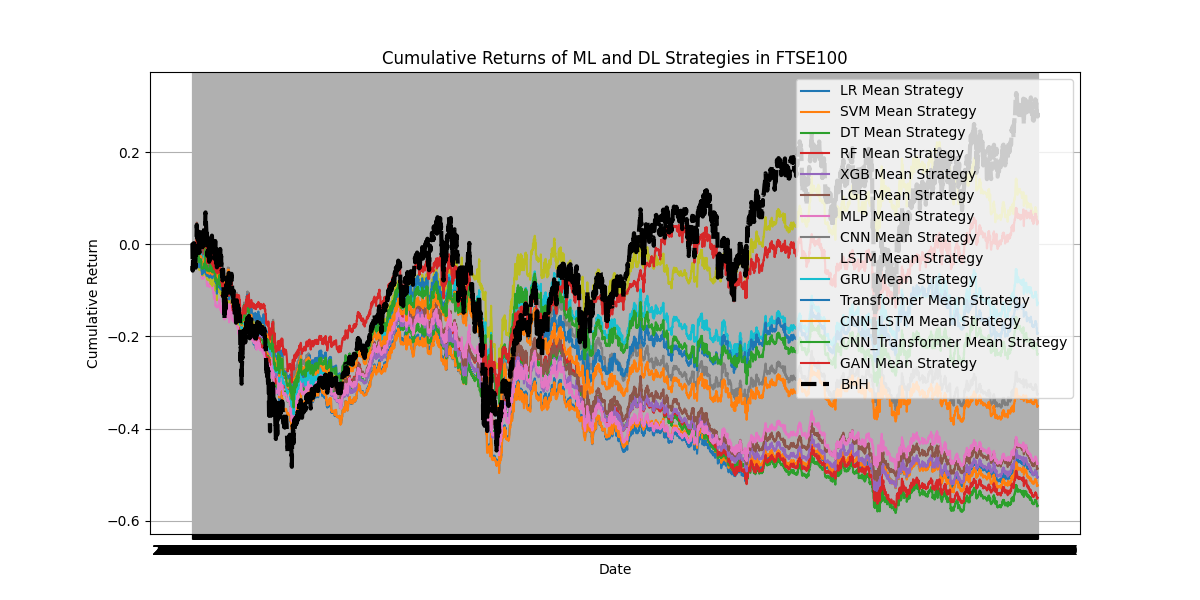
#> input picture Datasets/Data for modelling/Developed/FTSE/FTSE100.png, 1200 x 600 px, found by its file name; its folder holds only this picture in this run
$ jupyter execute --allow-errors Result.ipynb   (shell and % lines are left out)
#> lines starting #> are read from the running program, lines starting #| are printed output that depends on the picture; after the words box and inside, x2 and y2 are one past the last pixel; in counts of white or black regions, pixels touching at a corner belong together; pictures that were not available may be replaced by others from this repository, and a replacement may not be noted
[cell 1]
import zipfile

# Define the path to the zip file
zip_path = "/content/Data for modelling.zip"
extract_path = "/content/Data_for_modelling"  # Folder to extract files

# Unzip the file
#> (the rest of this cell did not finish here and is left out)

[cell 2]
import pandas as pd
import numpy as np
ticker = 'FTSE100'
#> (the rest of this cell did not finish here and is left out)

[cell 3]
import matplotlib.pyplot as plt
import matplotlib.dates as mdates
import pandas as pd

# Ensure index is datetime
#> (the rest of this cell did not finish here and is left out)

[cell 4]
import cv2
import numpy as np
from google.colab.patches import cv2_imshow  # Import for Colab

# Load the two images
first_image = cv2.imread(f'/content/Data_for_modelling/Data for modelling/Developed/FTSE/{ticker}.png')   # Update path
#> first_image is the input picture: shape (600, 1200, 3); mean B, G, R 198.5, 200.5, 203.4
second_image = cv2.imread(f'/content/Data_for_modelling/Data for modelling/Developed/FTSE/{ticker}_1.png') # Update path

# Convert images to grayscale to detect the date axis
gray_second = cv2.cvtColor(second_image, cv2.COLOR_BGR2GRAY)
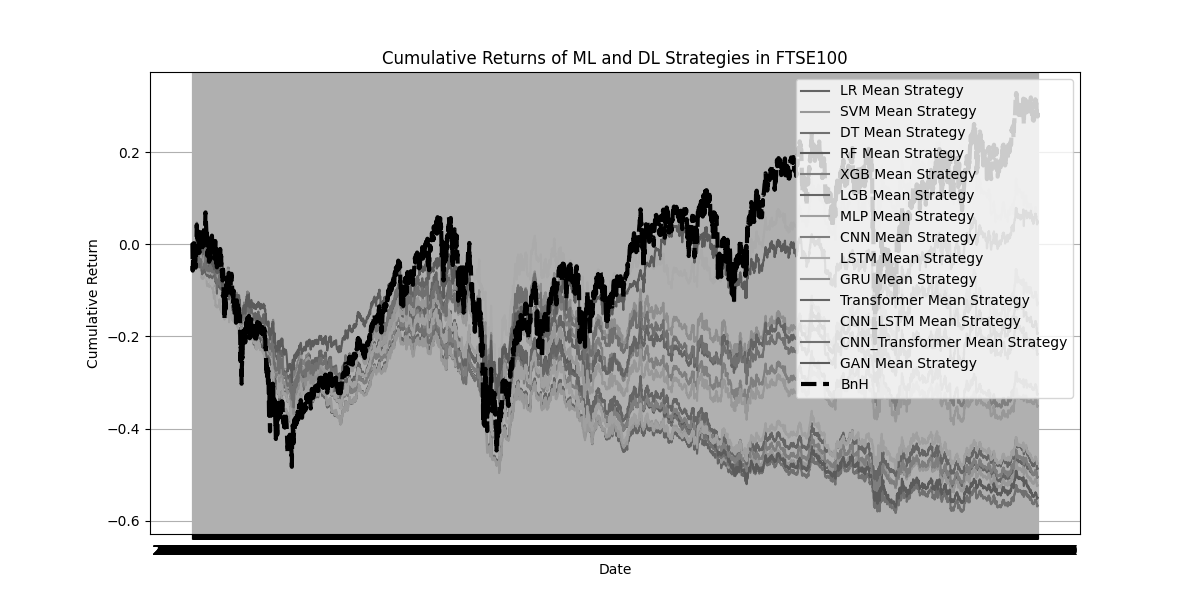
#> gray_second: shape (600, 1200); min 0, max 255, mean 201.2

# Crop the date axis from the second image (adjust if needed)
y_start = int(second_image.shape[0] * 0.9)  # Lower 10% contains the date axis
#> y_start = 540
date_axis = second_image[y_start:, :]
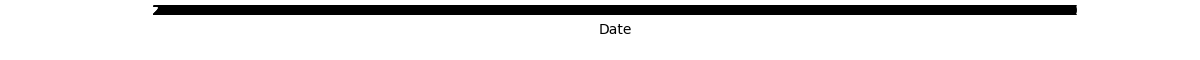
#> date_axis: shape (60, 1200, 3); min 0, max 255, mean 222

# Remove the incorrect date axis from the first image (set that region to white)
first_image[y_start:, :] = 255  # White background
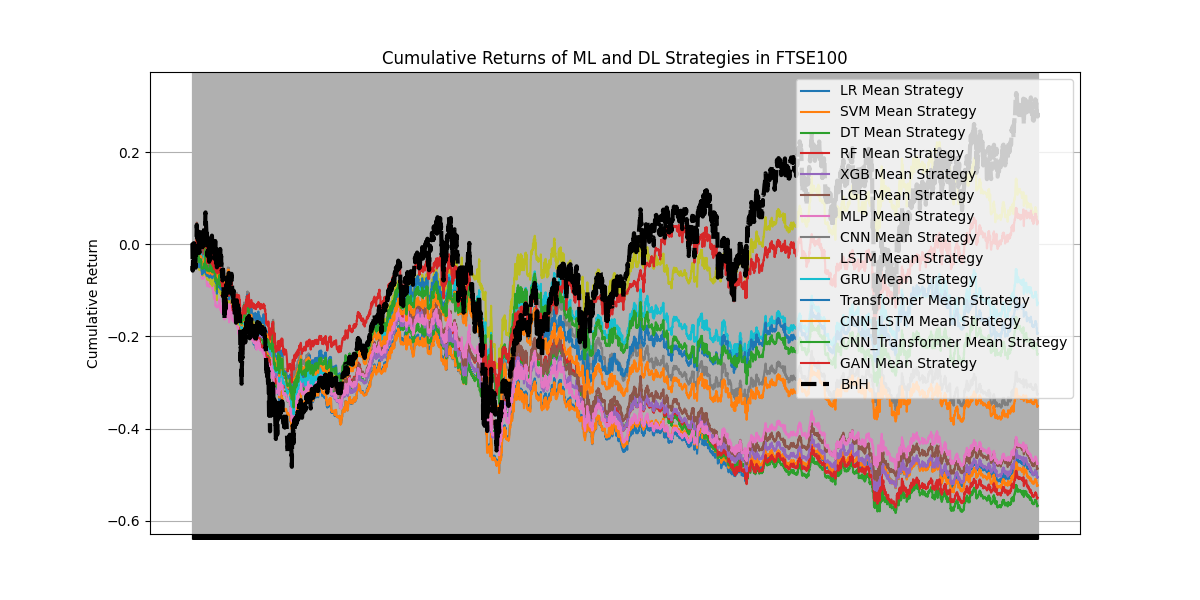
#> first_image: shape (600, 1200, 3); 1.31% of pixels changed, all inside (x1, y1, x2, y2) = (153, 545, 1077, 574)

# Overlay the new date axis onto the first image
first_image[y_start:, :] = date_axis

# Save and display the fixed image
cv2.imwrite(f'/content/Data_for_modelling/Data for modelling/Frontier/VNI/{ticker}_final.png', first_image)
cv2_imshow(first_image)  # Use this instead of cv2.imshow()

# **Compare return**

[cell 5]
import pandas as pd
import scipy.stats as stats
import scikit_posthocs as sp

# Reshape data: Convert from wide format to long format
#> (the rest of this cell did not finish here and is left out)

[cell 6]
import pandas as pd
import numpy as np
from scipy.stats import skew, kurtosis

# Calculate daily return statistics for each model
#> (the rest of this cell did not finish here and is left out)

[cell 7]
metrics = ['Total Return [%]', 'Sharpe Ratio', 'Sortino Ratio', 'Max Drawdown [%]']
#> (the rest of this cell did not finish here and is left out)

[cell 8]
import vectorbt as vbt
#> (the rest of this cell did not finish here and is left out)

#> (a cell that did not finish here is left out)

#> (a cell that did not finish here is left out)

# **Accuracy**

[cell 11]
import pandas as pd
import scipy.stats as stats
import scikit_posthocs as sp
import numpy as np
import os

# Define parameters
models = ['LR', 'SVM', 'DT', 'RF', 'XGB', 'LGB', 'MLP',
          'CNN', 'LSTM', 'GRU', 'Transformer',
          'CNN_LSTM', 'CNN_Transformer', 'GAN']

base_path = "/content/Data_for_modelling/Data for modelling/Developed/FTSE/"
ticker = "FTSE100"  # Change this if needed

# Load all model data into a single DataFrame
data_list = []
for model in models:
    file_path = os.path.join(base_path, f"{ticker}_{model}.csv")
    if os.path.exists(file_path):
        df = pd.read_csv(file_path)
        df['model'] = model  # Add model name column
        data_list.append(df)
        print(f"✅ Loaded {model} data successfully.")
    else:
        print(f"⚠️ {model} file not found at {file_path}. Skipping.")

# Merge all data
#> (the rest of this cell did not finish here and is left out)
